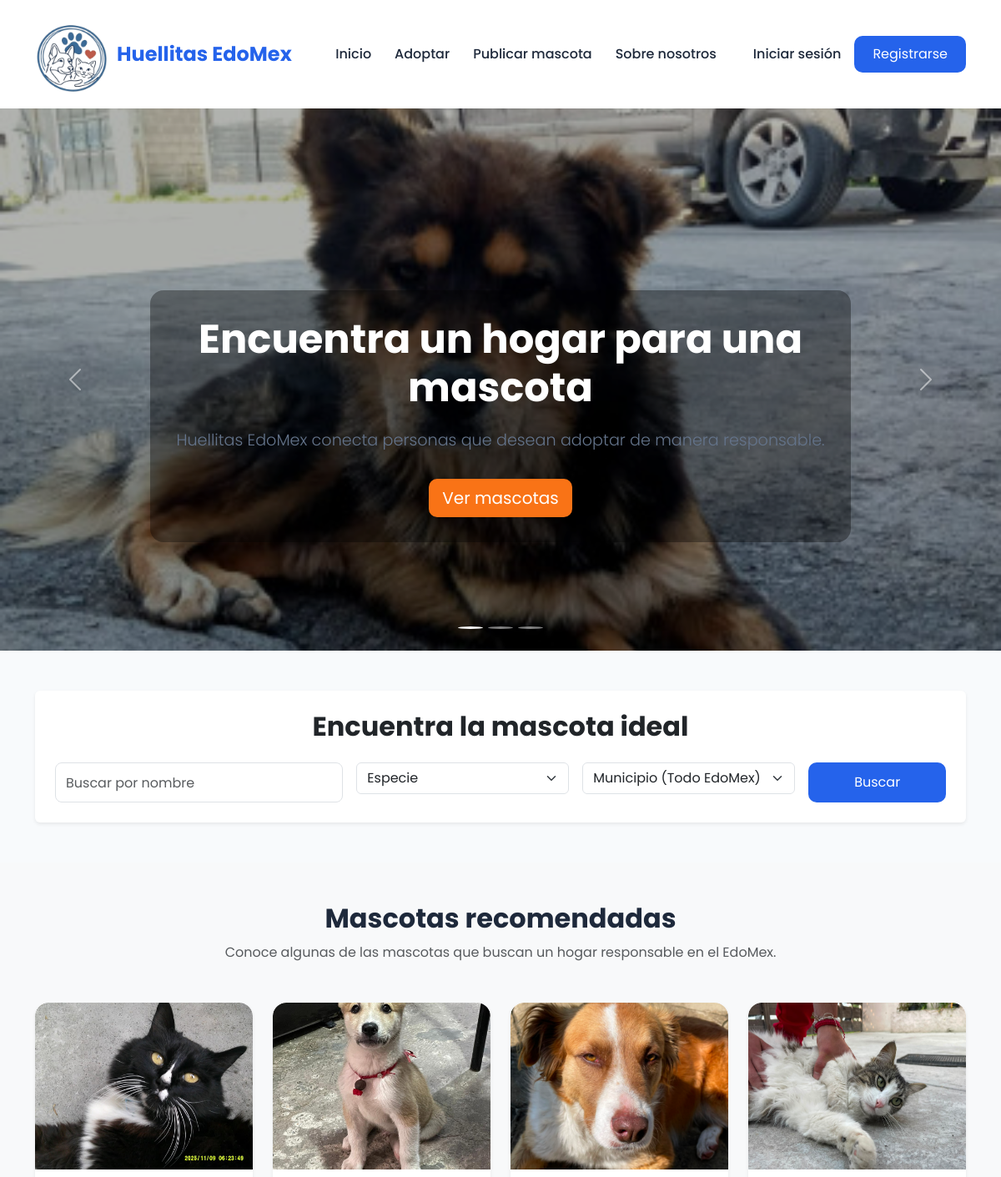
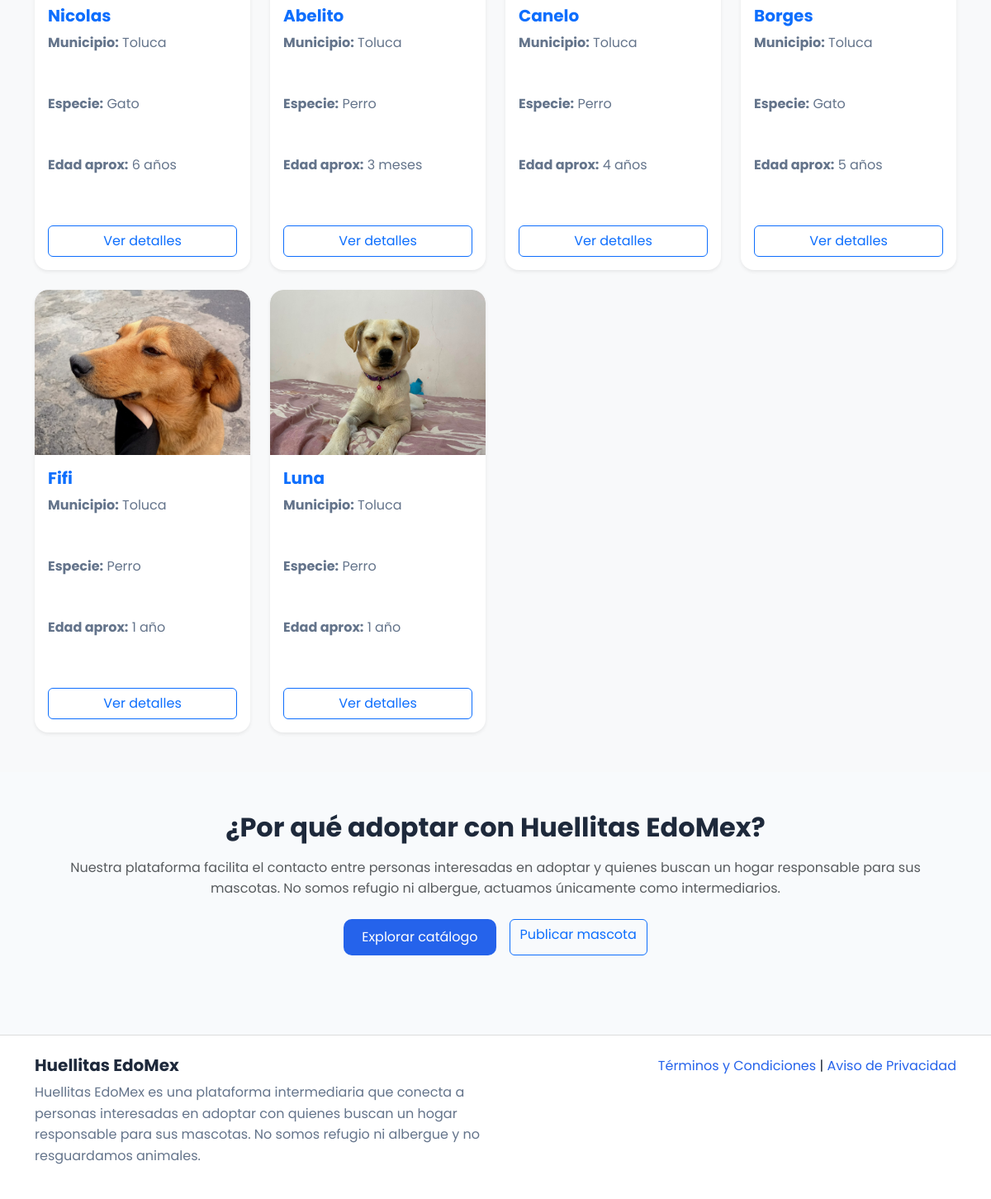
The page / on the database its author committed (2 pictures, top to bottom).
### principal/models.py (models this page shows, shortened)
class Mascota(models.Model):
    SEXO_CHOICES = [
        ('Macho', 'Macho'),
        ('Hembra', 'Hembra'),
    ]
    ESTADO_CHOICES = [
        ('Pendiente', 'Pendiente de Aprobación'),
        ('Disponible', 'Disponible'),
        ('Rechazada', 'Rechazada'),
        ('Adoptada', 'Adoptada'),
        ('Cancelada', 'Cancelada por el responsable'),
    ]
    id_mascota = models.AutoField(primary_key=True)
    nombre = models.CharField(max_length=100, verbose_name="Nombre de la Mascota")
    especie = models.ForeignKey(Especie, on_delete=models.CASCADE, verbose_name="Especie")
    responsable = models.ForeignKey(Usuario, on_delete=models.CASCADE, verbose_name="Responsable")
    ubicacion = models.ForeignKey(Ubicacion, on_delete=models.SET_NULL, null=True, blank=True, verbose_name="Municipio")
    esterilizado = models.BooleanField(default=False, verbose_name="¿Esterilizado?")
    vacunado = models.BooleanField(default=False, verbose_name="¿Vacunado?")
    fecha_nacimiento_aproximada = models.DateField(null=True, blank=True, verbose_name="Fecha Nacimiento Aproximada")
    edad_aproximada = models.CharField(max_length=50, verbose_name="Edad Aproximada")
    sexo = models.CharField(max_length=10, choices=SEXO_CHOICES, verbose_name="Sexo")
    fecha_publicacion = models.DateTimeField(auto_now_add=True, verbose_name="Fecha de Publicación")
    estado_publicacion = models.CharField(max_length=20, choices=ESTADO_CHOICES, default='Pendiente', verbose_name="Estado de Publicación")
    detalles = models.TextField(blank=True, null=True)

class Fotografia(models.Model):
    id_fotografia = models.AutoField(primary_key=True)
    mascota = models.ForeignKey(Mascota, on_delete=models.CASCADE, related_name="fotos", verbose_name="Mascota")
    url_imagen = models.ImageField(upload_to='mascotas/', verbose_name="Imagen de la Mascota")

class Usuario(AbstractUser):
    ROLES_CHOICES = [
        ('ADMIN_SISTEMA', 'Administrador del Sistema'),
        ('RESPONSABLE', 'Responsable (Publicador)'),
        ('INTERESADO', 'Interesado (Adoptante)'),
    ]
    first_name = models.CharField(max_length=150, verbose_name="Nombre")
    last_name = models.CharField(max_length=150, verbose_name="Apellido")
    role = models.CharField(max_length=20, choices=ROLES_CHOICES, default='INTERESADO', verbose_name="Rol en el Sistema")
    fecha_registro = models.DateTimeField(auto_now_add=True, verbose_name="Fecha de Registro")
    ultima_publicacion = models.DateTimeField(
        null=True,
        blank=True,
        verbose_name="Última publicación"
    )
    ubicacion = models.ForeignKey(Ubicacion, on_delete=models.SET_NULL, null=True, blank=True, verbose_name="Ubicación")

class Especie(models.Model):
    id_especie = models.AutoField(primary_key=True)
    tipo_especie = models.CharField(max_length=20, choices=[('perro', 'Perro'), ('gato', 'Gato')], verbose_name="Tipo de Especie")

### principal/views.py (the view, shortened to what this page needs)
# urls.py: path('', views.inicio, name='inicio'),
def inicio(request):
    mascotas_cercanas = Mascota.objects.filter(estado_publicacion='Disponible').order_by('-fecha_publicacion')[:6]
    ubicaciones = Ubicacion.objects.all().order_by('municipio')
    return render(request, 'inicio.html', {
        'mascotas': mascotas_cercanas,
        'ubicaciones': ubicaciones
    })

### principal/templates/inicio.html (shortened to what this page needs)
{% extends 'base.html' %}
{% load static %}
{% block content %}
<section class="hero">
    <div id="carouselInicio" class="carousel slide carousel-fade" data-bs-ride="carousel" data-bs-interval="5000">
        <div class="carousel-indicators">
            <button type="button" data-bs-target="#carouselInicio" data-bs-slide-to="0" class="active"></button>
            <button type="button" data-bs-target="#carouselInicio" data-bs-slide-to="1"></button>
            <button type="button" data-bs-target="#carouselInicio" data-bs-slide-to="2"></button>
        </div>
        <div class="carousel-inner">
            <div class="carousel-item active">
                <img src="{% static 'img/carousel/slide1.jpg' %}" class="d-block w-100" alt="Mascotas en adopción">
                <div class="carousel-caption d-md-block">
                    <h1 class="display-4 fw-bold">Encuentra un hogar para una mascota</h1>
                    <p class="lead">Huellitas EdoMex conecta personas que desean adoptar de manera responsable.</p>
                    <a href="{% url 'adoptar' %}" class="btn btn-secondary btn-lg">Ver mascotas</a>
                </div>
            </div>
        </div>
        <button class="carousel-control-prev" type="button" data-bs-target="#carouselInicio" data-bs-slide="prev">
            <span class="carousel-control-prev-icon"></span>
        </button>
        <button class="carousel-control-next" type="button" data-bs-target="#carouselInicio" data-bs-slide="next">
            <span class="carousel-control-next-icon"></span>
        </button>
    </div>
</section>
<section class="py-5">
    <div class="container">
        <div class="card shadow-sm p-4 bg-white rounded">
            <h2 class="text-center mb-4 fw-bold">Encuentra la mascota ideal</h2>
            <form action="{% url 'adoptar' %}" method="get">
                <div class="row g-3">
                    <div class="col-md-4">
                        <input type="text" name="nombre" class="form-control" placeholder="Buscar por nombre">
                    </div>
                    <div class="col-md-3">
                        <select name="especie" class="form-select">
                            <option value="" selected>Especie</option>
                        </select>
                    </div>
                    <div class="col-md-3">
                        <select name="ubicacion" class="form-select">
                            <option value="" selected>Municipio (Todo EdoMex)</option>
                        </select>
                    </div>
                    <div class="col-md-2 d-grid">
                        <button type="submit" class="btn btn-primary">Buscar</button>
                    </div>
                </div>
            </form>
        </div>
    </div>
</section>
<section class="py-5 bg-light">
    <div class="container">
        <h2 class="text-center fw-bold mb-2">Mascotas recomendadas</h2>
        {% if user.is_authenticated and user.ubicacion %}
            <p class="text-center text-muted mb-5">
                Mostrando perritos y gatitos cercanos a tu municipio: <strong>{{ user.ubicacion.municipio }}</strong>
            </p>
        {% else %}
            <p class="text-center text-muted mb-5">Conoce algunas de las mascotas que buscan un hogar responsable en el EdoMex.</p>
        {% endif %}
        <div class="row g-4">
            {% for mascota in mascotas %}
                <div class="col-lg-3 col-md-6">
                    <div class="card h-100 shadow-sm">
                        {% if mascota.fotos.all %}
                            <img src="{{ mascota.fotos.first.url_imagen.url }}" class="card-img-top" alt="{{ mascota.nombre }}" style="height: 200px; object-fit: cover;">
                        {% else %}
                            <img src="{% static 'img/mascotas/bruce.jpg' %}" class="card-img-top" alt="Defecto" style="height: 200px; object-fit: cover;">
                        {% endif %}
                        <div class="card-body d-flex flex-column">
                            <h5 class="card-title fw-bold text-primary">{{ mascota.nombre }}</h5>
                            <p class="card-text mb-1"><strong>Municipio:</strong> {{ mascota.responsable.ubicacion.municipio|default:"Toluca" }}</p>
                            <p class="card-text mb-1"><strong>Especie:</strong> {{ mascota.especie.get_tipo_especie_display }}</p>
                            <p class="card-text mb-3"><strong>Edad aprox:</strong> {{ mascota.edad_aproximada }}</p>
                            <a href="{% url 'detalle' %}?id={{ mascota.id_mascota }}" class="btn btn-outline-primary w-100 mt-auto">Ver detalles</a>
                        </div>
                    </div>
                </div>
            {% empty %}
                <div class="col-12 text-center">
                    <p class="text-muted">No hay publicaciones de mascotas disponibles en este momento.</p>
                </div>
            {% endfor %}
        </div>
    </div>
</section>
<section class="py-5">
    <div class="container">
        <div class="row align-items-center">
            <div class="col-lg-12 text-center">
                <h2 class="fw-bold mb-3">¿Por qué adoptar con Huellitas EdoMex?</h2>
                <p class="text-muted max-w-700 mx-auto mb-4">
                    Nuestra plataforma facilita el contacto entre personas interesadas en adoptar y quienes buscan un hogar responsable para sus mascotas. No somos refugio ni albergue, actuamos únicamente como intermediarios.
                </p>
                <div class="d-flex justify-content-center gap-3">
                    <a href="{% url 'adoptar' %}" class="btn btn-primary">Explorar catálogo</a>
                    <a href="{% url 'publicar' %}" class="btn btn-outline-primary">Publicar mascota</a>
                </div>
            </div>
        </div>
    </div>
</section>
{% endblock %}

### principal/templates/base.html (shortened to what this page needs)
{% load static %}
<!DOCTYPE html>
<html lang="es">
<head>
    <link href="https://cdn.jsdelivr.net/npm/bootstrap@5.3.7/dist/css/bootstrap.min.css" rel="stylesheet">
    <link rel="stylesheet" href="https://cdn.jsdelivr.net/npm/bootstrap-icons@1.11.3/font/bootstrap-icons.min.css">
    <link rel="stylesheet" href="{% static 'css/style.css' %}">
</head>
<body>
    <nav class="navbar navbar-expand-lg navbar-light shadow-sm">
        <div class="container">
            <a class="navbar-brand d-flex align-items-center" href="{% url 'inicio' %}">
                <img src="{% static 'img/logo/logo.png' %}" alt="Logo" width="90" height="90" class="me-2">
                Huellitas EdoMex
            </a>
            <div class="collapse navbar-collapse" id="menu">
                <ul class="navbar-nav ms-auto align-items-lg-center">
                    <li class="nav-item">
                        <a class="nav-link" href="{% url 'inicio' %}">Inicio</a>
                    </li>
                    <li class="nav-item">
                        <a class="nav-link" href="{% url 'adoptar' %}">Adoptar</a>
                    </li>
                    <li class="nav-item">
                        <a class="nav-link" href="{% url 'publicar' %}">Publicar mascota</a>
                    </li>
                    <li class="nav-item">
                        <a class="nav-link" href="{% url 'sobre' %}">Sobre nosotros</a>
                    </li>
                    {% if user.is_authenticated %}
                        {% if user.role == "INTERESADO" %}
                            <li class="nav-item">
                                <a class="nav-link" href="{% url 'panel_interesado' %}">
                                    Panel Interesado
                                </a>
                            </li>
                        {% endif %}
                        {% if user.role == "RESPONSABLE" %}
                            <li class="nav-item">
                                <a class="nav-link" href="{% url 'panel_responsable' %}">
                                    Panel Responsable
                                </a>
                            </li>
                        {% endif %}
                        {% if user.role == "ADMIN_SISTEMA" %}
                            <li class="nav-item">
                                <a class="nav-link" href="{% url 'panel_admin' %}">
                                    Admin (Sistema)
                                </a>
                            </li>
                        {% endif %}
                        <li class="nav-item ms-lg-3">
                            <a class="nav-link text-danger fw-semibold" href="{% url 'logout' %}">
                                Cerrar sesión ({{ user.username }})
                            </a>
                        </li>
                    {% else %}
                        <li class="nav-item ms-lg-3">
                            <a class="nav-link" href="{% url 'login' %}">
                                Iniciar sesión
                            </a>
                        </li>
                        <li class="nav-item ms-lg-2">
                            <a class="btn btn-primary" href="{% url 'registro' %}">
                                Registrarse
                            </a>
                        </li>
                    {% endif %}
                </ul>
            </div>
        </div>
    </nav>
    <main>
        {% block content %}
        {% endblock %}
    </main>
    <footer class="footer mt-5">
        <div class="container py-4">
            <div class="row">
                <div class="col-md-6">
                    <h5>Huellitas EdoMex</h5>
                    <p>
                        Huellitas EdoMex es una plataforma intermediaria que conecta a personas interesadas en adoptar con quienes buscan un hogar responsable para sus mascotas. No somos refugio ni albergue y no resguardamos animales.
                    </p>
                </div>
                <div class="col-md-6 text-md-end">
                    <a href="{% url 'terminos' %}" aria-label="Términos y condiciones">Términos y Condiciones</a> |
                    <a href="{% url 'privacidad' %}" aria-label="Aviso de privacidad">Aviso de Privacidad</a>
                </div>
            </div>
        </div>
    </footer>
</body>
</html>

### principal/static/css/style.css (style rules this page uses)
:root { --primary: #2563EB; --primary-hover: #1D4ED8; --secondary: #F97316; --secondary-hover: #EA580C; --success: #22C55E; --warning: #FACC15; --danger: #DC2626; --info: #0EA5E9; --background: #F8FAFC; --section-bg: #F1F5F9; --card-bg: #FFFFFF; --text-primary: #1E293B; --text-secondary: #64748B; --text-light: #FFFFFF; --radius-sm: 8px; --radius-md: 12px; --radius-lg: 16px; --shadow-sm: 0 2px 8px rgba(0, 0, 0, 0.08); --shadow-md: 0 8px 20px rgba(0, 0, 0, 0.12); }
* { margin: 0; padding: 0; box-sizing: border-box; }
html { scroll-behavior: smooth; }
body { font-family: "Poppins", sans-serif; background: var(--background); color: var(--text-primary); line-height: 1.6; }
a { text-decoration: none; transition: .3s; }
.navbar { background: white; padding: 15px 0; box-shadow: var(--shadow-sm); }
.navbar-brand { color: var(--primary); font-size: 1.5rem; font-weight: 700; }
.nav-link { color: var(--text-primary); font-weight: 500; margin-left: 12px; }
.btn-primary { background: var(--primary); border: none; border-radius: 10px; padding: 10px 22px; }
.btn-secondary { background: var(--secondary); border: none; color: white; border-radius: 10px; }
.hero { padding: 80px 0; }
.hero h1 { font-size: 3rem; font-weight: 700; margin-bottom: 20px; }
.hero p { color: var(--text-secondary); font-size: 1.1rem; }
.card { border: none; border-radius: var(--radius-lg); box-shadow: var(--shadow-sm); transition: .3s; }
.card img { border-radius: 16px 16px 0 0; }
.form-control { height: 48px; border-radius: var(--radius-sm); }
.footer { background: white; margin-top: 80px; border-top: 1px solid #ddd; }
.footer h5 { font-weight: 700; }
.footer p { color: var(--text-secondary); }
.footer a { color: var(--primary); }
img { max-width: 100%; display: block; }
.hero { padding: 0; }
.carousel-item img { width: 100%; height: 650px; object-fit: cover; filter: brightness(.70); }
.carousel-caption { bottom: 20%; background: rgba(0,0,0,.35); padding: 30px; border-radius: 16px; }
.carousel-caption h1 { font-size: 3rem; font-weight: 700; }
.carousel-caption p { font-size: 1.2rem; margin: 20px 0; }
.carousel-caption .btn { margin-top: 10px; }
.carousel-indicators button { width: 12px; height: 12px; border-radius: 50%; }
.card { overflow:hidden; }
.card img { width: 100%; height: 260px; object-fit: cover; object-position: center; border-top-left-radius: 16px; border-top-right-radius: 16px; }
.card-title { font-weight:700; }
.card-text { color:var(--text-secondary); min-height:70px; }
.btn, .nav-link, .card { transition: all 0.3s ease; }
.btn, .card, .nav-link { transition:all .3s ease; }

### rows shown on the page
Mascota: fotos.first.url_imagen (picture), nombre "Nicolas", responsable.ubicacion.municipio "Toluca", especie.tipo_especie "Gato", edad_aproximada "6 años"
Mascota: fotos.first.url_imagen (picture), nombre "Abelito", responsable.ubicacion.municipio "Toluca", especie.tipo_especie "Perro", edad_aproximada "3 meses"
Mascota: fotos.first.url_imagen (picture), nombre "Canelo", responsable.ubicacion.municipio "Toluca", especie.tipo_especie "Perro", edad_aproximada "4 años"
Mascota: fotos.first.url_imagen (picture), nombre "Borges", responsable.ubicacion.municipio "Toluca", especie.tipo_especie "Gato", edad_aproximada "5 años"
Mascota: fotos.first.url_imagen (picture), nombre "Fifi", responsable.ubicacion.municipio "Toluca", especie.tipo_especie "Perro", edad_aproximada "1 año"
Mascota: fotos.first.url_imagen (picture), nombre "Luna", responsable.ubicacion.municipio "Toluca", especie.tipo_especie "Perro", edad_aproximada "1 año"
